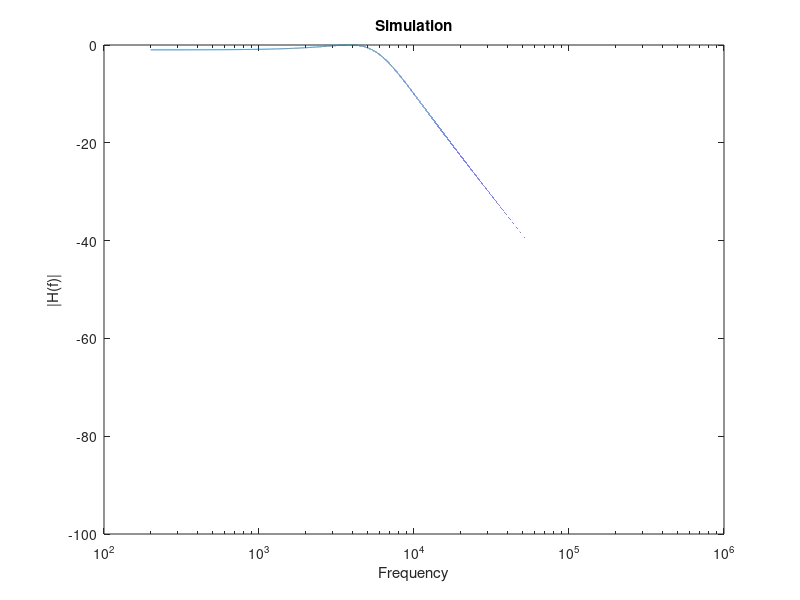

Source code (MATLAB):





zeta = .522728; 
f0 = 5650; % break frequency
f = 200:1:1000000; % sweep frequency

numerator = .7943; 
denominator = (1-(f/f0).^2).^2+(2*zeta*f/f0).^2;

h = numerator./denominator;

h_db = 10*log10(h);


%theoretical 
semilogx(f,h_db);
hold on

%simulator
%semilogx(fre)

title("Simulation")
ylabel('|H(f)|')
xlabel('Frequency')